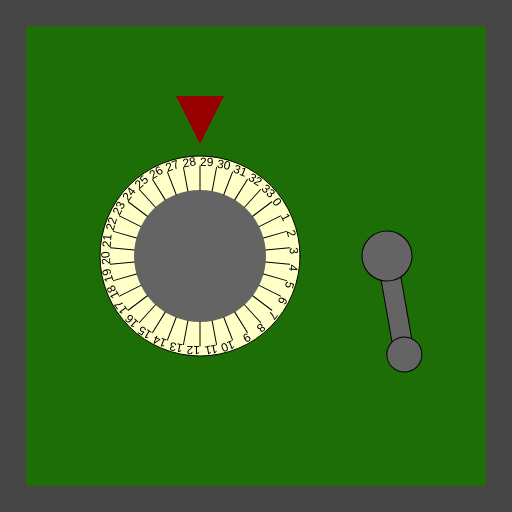
Frame 1 (no input)
Frame 60 (no input): identical to frame 1, image omitted
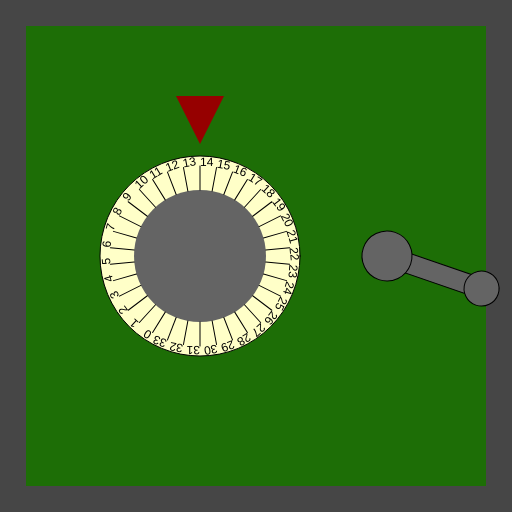
Frame 120 (the mouse pressed at the canvas centre since frame 60)

The p5.js sketch that drew these frames (run headless with seeded random() and noise() and a simulated clock; from frame 60 on, the mouse is pressed at the canvas centre):

// p5.js sketch
// ── sketch.js
/*

Officer: 8118839
CaseNum: 303-0-87998331-8118839

Case 303 - The Case of the Crooked Attorney
Stage 1 - Torvalds' Office

District Attorney Torvalds is well respected in Console City as an upstanding citizen and
enforcer of the law. Of course he’s as crooked as they come. I’ve had enough of having our
hard work at Sleuth and Co undermined by his bribes and back-payments. Let’s take take this
sucker down. I happen to know that Torvalds keeps his incriminating documents spread amongst
several safes in town. I’ll need you to bend the rules a little by breaking into them and
retrieving the incriminating evidence.

The first safe is in Torvald’s office. Crack it by doing the following:

	Whilst the mouse is being dragged:
	- Make ClassifiedLockerCode0 equal to 16

	When the mouse button is released:
	- Make ClassifiedLockerCode0 equal to 30

	Whilst the mouse is moving:
	- Make ClassifiedLockerCode0 equal to 29

	When the mouse button is pressed:
	- Make ClassifiedLockerCode0 equal to 14

	When any key is pressed:
	- Make ClassifiedLockerCode1 equal to 20

	When the mouse button is pressed:
	- Make ClassifiedLockerCode1 equal to 71

	Whilst the mouse is moving:
	- Make ClassifiedLockerCode1 equal to 10

	When any key is released:
	- Make ClassifiedLockerCode1 equal to 81



There are many possible ways of investigating this case, but you
should use ONLY the following commands:

	- The assignment operator aka. the equals sign !

*/

//declare the variables

var ClassifiedLockerCode0;
var ClassifiedLockerCode1;


function preload()
{
	//IMAGES WILL BE LOADED HERE

}

function setup()
{
	createCanvas(512,512);

	//initialise the variables
	ClassifiedLockerCode0 = 0;
	ClassifiedLockerCode1 = 0;

}

///////////////////EVENT HANDLERS///////////////////

//Add your code to these events to open the safe ...

function mouseMoved()
{
	console.log("mouseMoved", mouseX, mouseY);
    // 	Whilst the mouse is moving:
	// Make ClassifiedLockerCode0 equal to 29
    ClassifiedLockerCode0 = 29;
     // Whilst the mouse is moving:
	//  Make ClassifiedLockerCode1 equal to 10
    ClassifiedLockerCode1 = 10;
}

function mouseDragged()
{
	console.log("mouseDragged", mouseX, mouseY);
    // Whilst the mouse is being dragged:
	// - Make ClassifiedLockerCode0 equal to 16
    ClassifiedLockerCode0 = 16;
}

function mousePressed()
{
	console.log("mousePressed");
    // When the mouse button is pressed:
	// Make ClassifiedLockerCode0 equal to 14
    ClassifiedLockerCode0 = 14;
    
    // When the mouse button is pressed:
	// Make ClassifiedLockerCode1 equal to 71
    ClassifiedLockerCode1 = 71;
}

function mouseReleased()
{
	console.log("mouseReleased");
     // When the mouse button is released:
     // Make ClassifiedLockerCode0 equal to 30
    ClassifiedLockerCode0 = 30;
}

function keyPressed()
{
	console.log("keyPressed", key);
    // When any key is pressed:
	// Make ClassifiedLockerCode1 equal to 20
    ClassifiedLockerCode1 = 20;
}

function keyReleased()
{
	console.log("keyReleased", key);
    // When any key is released:
    //Make ClassifiedLockerCode1 equal to 81
    ClassifiedLockerCode1 = 81;
}

///////////////DO NOT CHANGE CODE BELOW THIS POINT///////////////////

function draw()
{


	//Draw the safe door
	background(70);
	noStroke();
	fill(29,110,6);
	rect(26,26,width-52,width-52);

	//Draw the combination dial
	push();
	translate(200,height/2);
	drawDial(200, ClassifiedLockerCode0, 34);
	pop();

	//Draw the lever
	push();
	translate(width - 125,256);
	drawLever(ClassifiedLockerCode1);
	pop();

}

function drawDial(diameter,num,maxNum)
{
	//the combination lock

	var r = diameter * 0.5;
	var p = r * 0.6;

	stroke(0);
	fill(255,255,200);
	ellipse(0,0,diameter,diameter);
	fill(100);
	noStroke();
	ellipse(0,0,diameter*0.66,diameter*0.66);
	fill(150,0,0);
	triangle(
		-p * 0.4,-r-p,
		p * 0.4,-r-p,
		0,-r-p/5
	);

	noStroke();

	push();
	var inc = 360/maxNum;

	rotate(radians(-num * inc));
	for(var i = 0; i < maxNum; i++)
	{
		push();
		rotate(radians(i * inc));
		stroke(0);
		line(0,-r*0.66,0,-(r-10));
		noStroke();
		fill(0);
		text(i,0,-(r-10));
		pop();
	}

	pop();
}

function drawLever(rot)
{
	push();
	rotate(radians(-rot))
	stroke(0);
	fill(100);
	rect(-10,0,20,100);
	ellipse(0,0,50,50);
	ellipse(0,100,35,35);
	pop();
}
